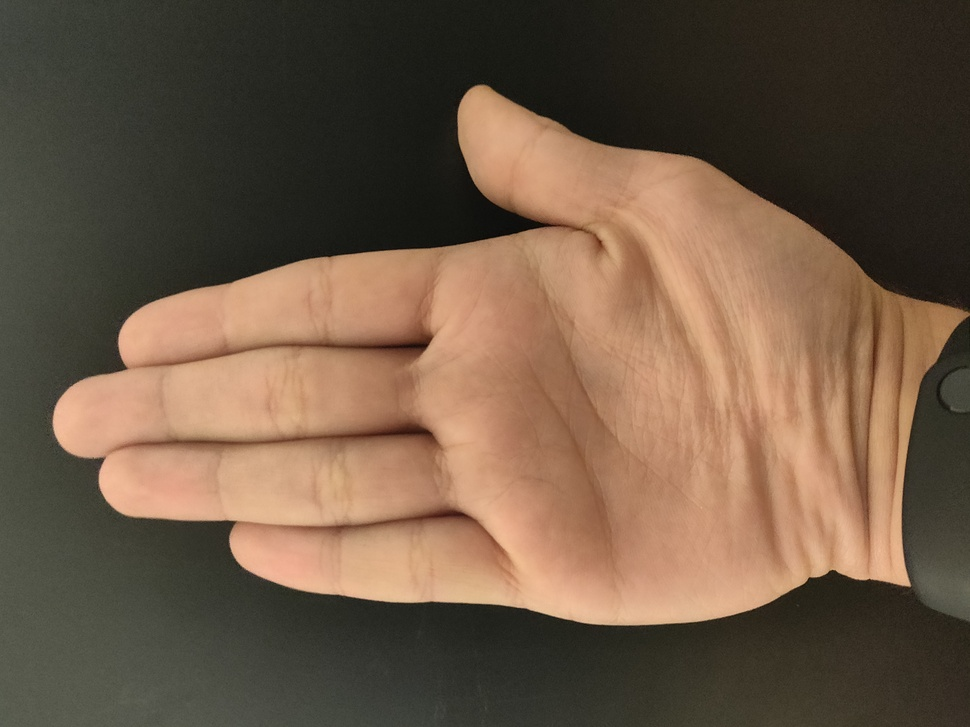
#> input picture image_test/Paume (3).jpg, 970 x 727 px, shrunk from 4608 x 3456 before the run; its folder holds 4 pictures in this run
$ python loadData_realData.py   (older library calls are emulated)
#> lines starting #> are read from the running program, lines starting #| are printed output that depends on the picture; after the words box and inside, x2 and y2 are one past the last pixel; in counts of white or black regions, pixels touching at a corner belong together
def load_real_data(path):
#> called with path = '../image_test'
    from os import listdir, sep
    from skimage import io
    from skimage.transform import rescale
    from skimage.transform import resize
    from skimage.filters import sobel
    import numpy as np
    from skimage.filters import gaussian

    x = []
    y = []
    to_categ = {1: 0, 3: 1, 5: 2, 6: 3, 7: 4}
    for d in listdir(path):
        splited = d.split(' ')
        if len(splited) == 2:
            new_path = path + sep + d
            if splited[0] == 'Paume':
                y.append(0)
            elif splited[0] == 'doigt':
                y.append(3)
            elif splited[0] == 'Ok':
                y.append(4)
            elif splited[0] == 'poing':
                y.append(1)
            elif splited[0] == 'pouce':
                y.append(2)

            img = io.imread(new_path, as_grey=True)
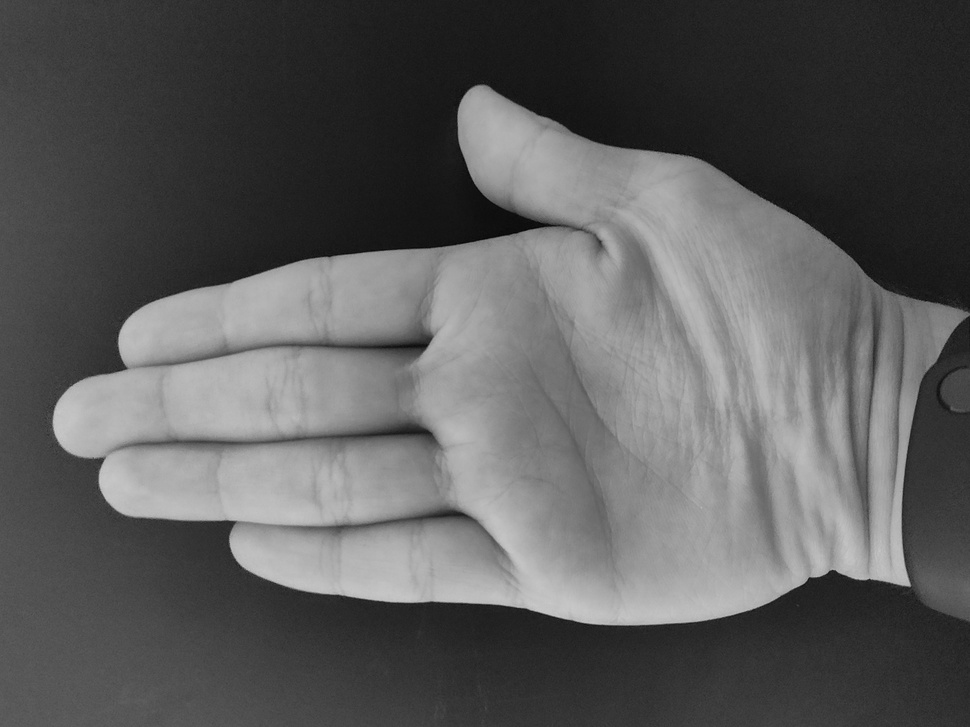
#> img: shape (727, 970) float64; min 0.0148, max 0.797, mean 0.361
            # 3456*4606
            # 122*60
            # 110 * 60
            img = gaussian(img)
            img = resize(img, (60, int(60 * 0.75)))
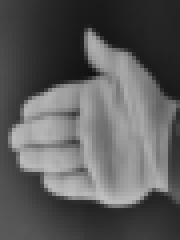
#> img: shape (60, 45) float64 (shown 4 times larger); min 0.0683, max 0.755, mean 0.361
            new_img = np.zeros((60, 110))
            new_img[:, new_img.shape[1] // 2 - img.shape[1] // 2:new_img.shape[1] // 2 + img.shape[1] // 2 + 1] = img
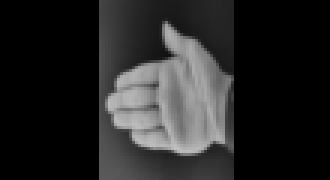
#> new_img: shape (60, 110) float64 (shown 3 times larger); min 0, max 0.755, mean 0.148
            new_img = sobel(new_img)
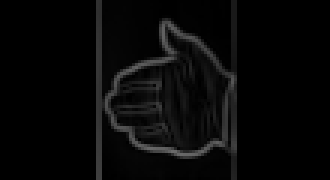
#> new_img: shape (60, 110) float64 (shown 3 times larger); min 0, max 0.419, mean 0.0309
            strip1 = new_img.shape[1] // 2 - img.shape[1] // 2
#> strip1 = 33
            new_img[:, strip1 - 1:strip1 + 1] = 0
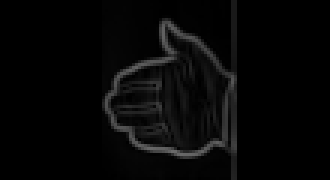
#> new_img: shape (60, 110) float64 (shown 3 times larger); 1.82% of pixels changed, all inside (x1, y1, x2, y2) = (32, 0, 34, 60)
            strip2 = new_img.shape[1] // 2 + img.shape[1] // 2
#> strip2 = 77
            new_img[:, strip2:strip2 + 2] = 0
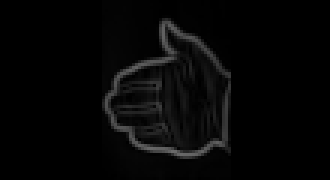
#> new_img: shape (60, 110) float64 (shown 3 times larger); 1.82% of pixels changed, all inside (x1, y1, x2, y2) = (77, 0, 79, 60)
            x.append(new_img)
#> pass 2 of the loop in load_real_data, `for d in listdir(path):`:
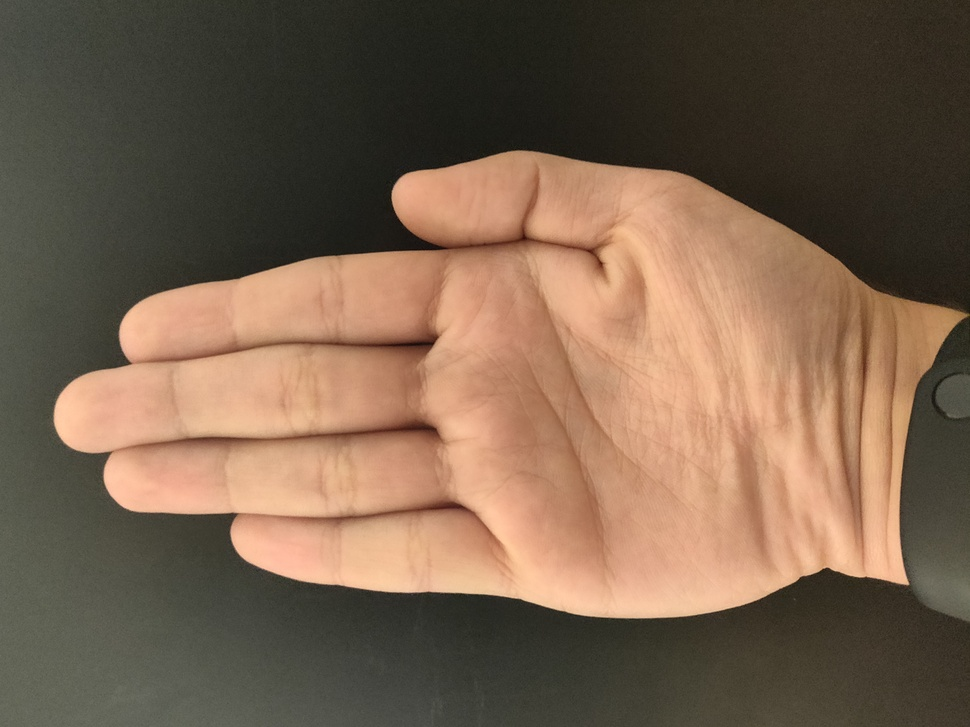
#> input picture image_test/Paume (4).jpg, 970 x 727 px, shrunk from 4608 x 3456 before the run
#> in load_real_data, `img = io.imread(new_path, as_grey=True)`:
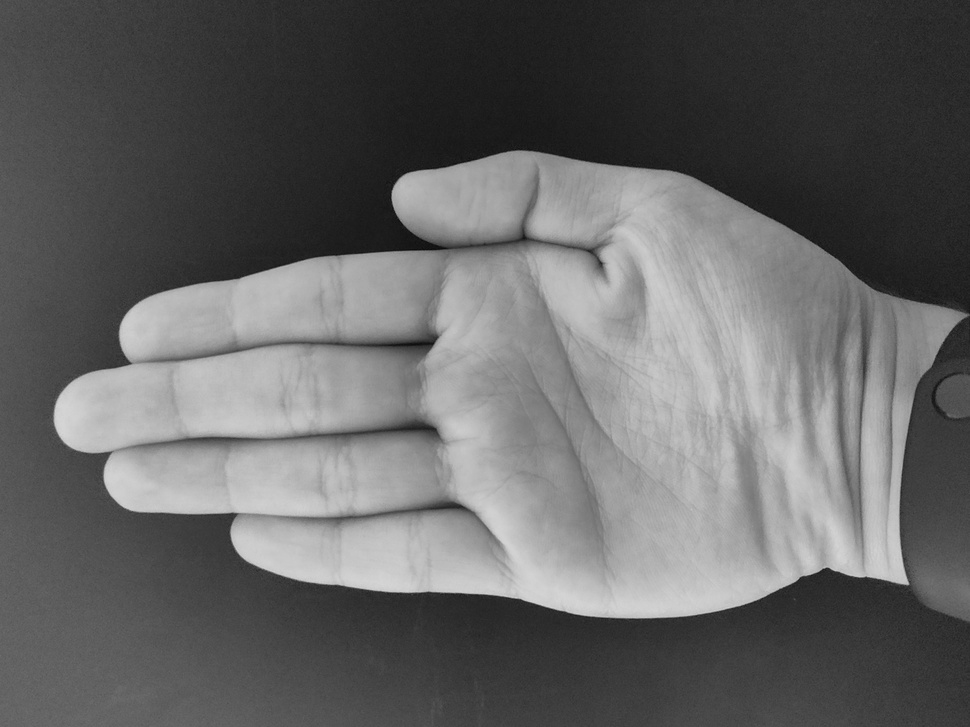
#> img: shape (727, 970) float64; min 0.0439, max 0.843, mean 0.396
#> in load_real_data, `new_img[:, strip2:strip2 + 2] = 0`:
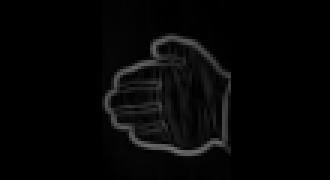
#> new_img: shape (60, 110) float64 (shown 3 times larger); min 0, max 0.434, mean 0.0242
#> pass 3 of the loop in load_real_data, `for d in listdir(path):`:
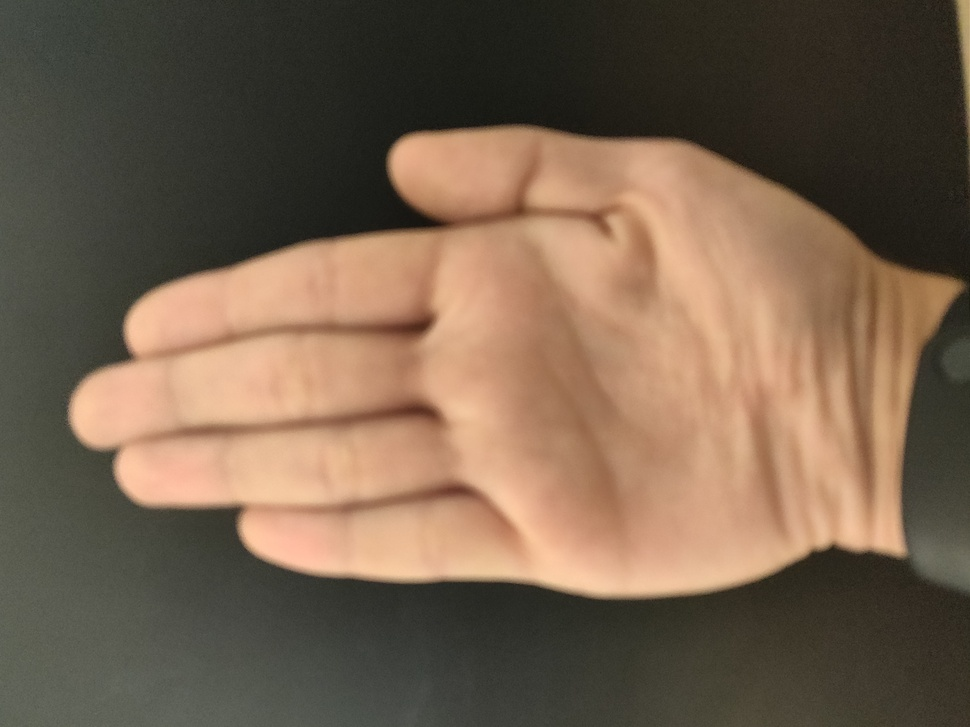
#> input picture image_test/Paume (6).jpg, 970 x 727 px, shrunk from 4608 x 3456 before the run
#> in load_real_data, `img = io.imread(new_path, as_grey=True)`:
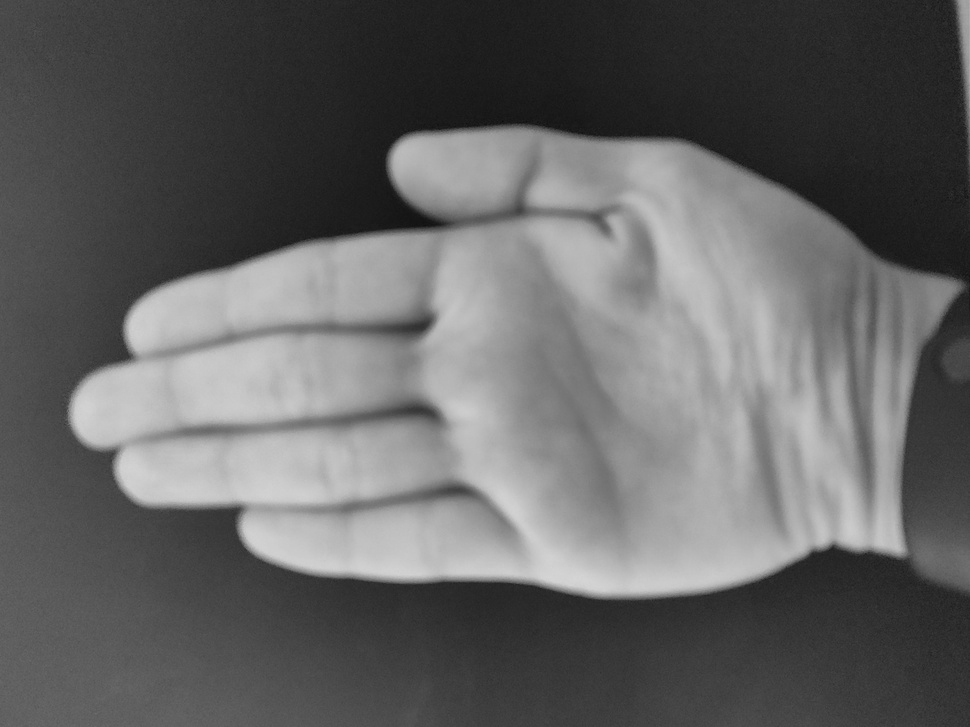
#> img: shape (727, 970) float64; min 0.0426, max 0.839, mean 0.394
#> in load_real_data, `new_img[:, strip2:strip2 + 2] = 0`:
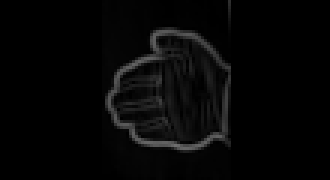
#> new_img: shape (60, 110) float64 (shown 3 times larger); min 0, max 0.437, mean 0.0246
#> the loop made 4 passes; the first 3 are shown
    return x,y


if __name__ == "__main__":
    from skimage import io
    from time import time
    t0 = time()
    io.use_plugin("imageio")

    path = "../image_test"
    x, y = load_real_data(path)
    print(len(x), len(y))
    print(time()-t0)
    io.imshow(x[1])
    io.show()
